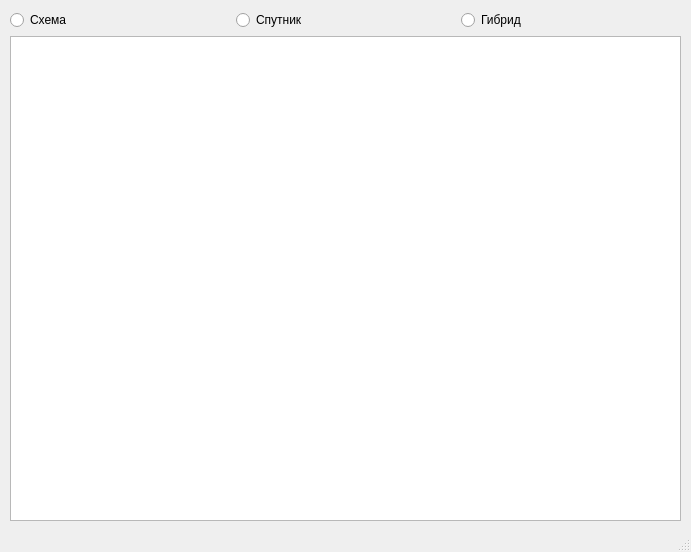
<?xml version="1.0" encoding="UTF-8"?>
<ui version="4.0">
 <class>MainWindow</class>
 <widget class="QMainWindow" name="MainWindow">
  <property name="geometry">
   <rect>
    <x>0</x>
    <y>0</y>
    <width>691</width>
    <height>552</height>
   </rect>
  </property>
  <property name="windowTitle">
   <string>MainWindow</string>
  </property>
  <widget class="QWidget" name="centralwidget">
   <widget class="QWidget" name="gridLayoutWidget">
    <property name="geometry">
     <rect>
      <x>10</x>
      <y>10</y>
      <width>671</width>
      <height>511</height>
     </rect>
    </property>
    <layout class="QGridLayout" name="gridLayout">
     <item row="0" column="1">
      <widget class="QRadioButton" name="satellite_rb">
       <property name="text">
        <string>Спутник</string>
       </property>
      </widget>
     </item>
     <item row="0" column="0">
      <widget class="QRadioButton" name="scheme_rb">
       <property name="text">
        <string>Схема</string>
       </property>
      </widget>
     </item>
     <item row="0" column="2">
      <widget class="QRadioButton" name="hybrid_rb">
       <property name="text">
        <string>Гибрид</string>
       </property>
      </widget>
     </item>
     <item row="1" column="0" colspan="3">
      <widget class="QGraphicsView" name="display"/>
     </item>
    </layout>
   </widget>
  </widget>
  <widget class="QStatusBar" name="statusbar"/>
 </widget>
 <resources/>
 <connections/>
</ui>
